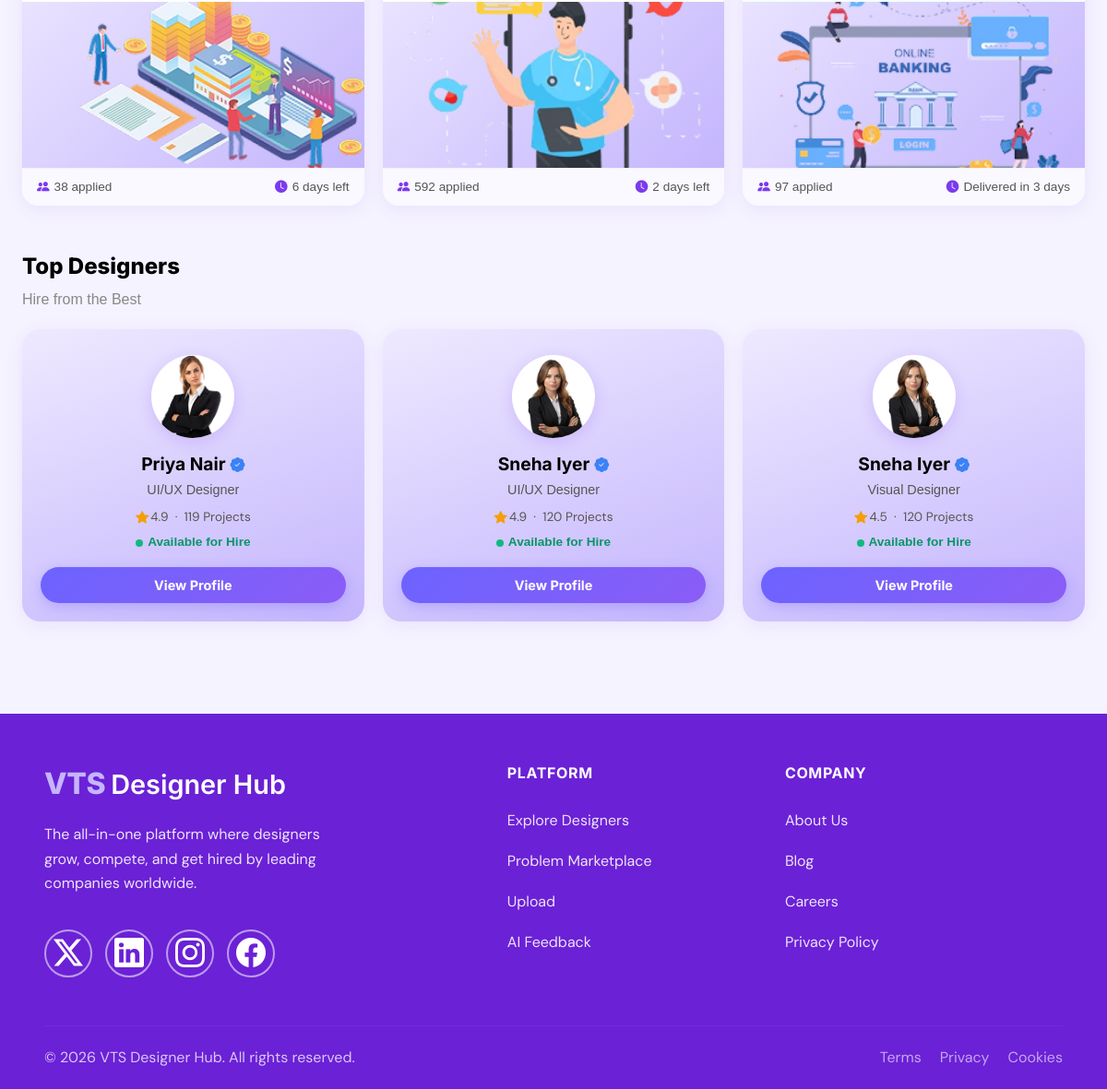
The page /marketplace/ (lower part) on the database as committed earlier.
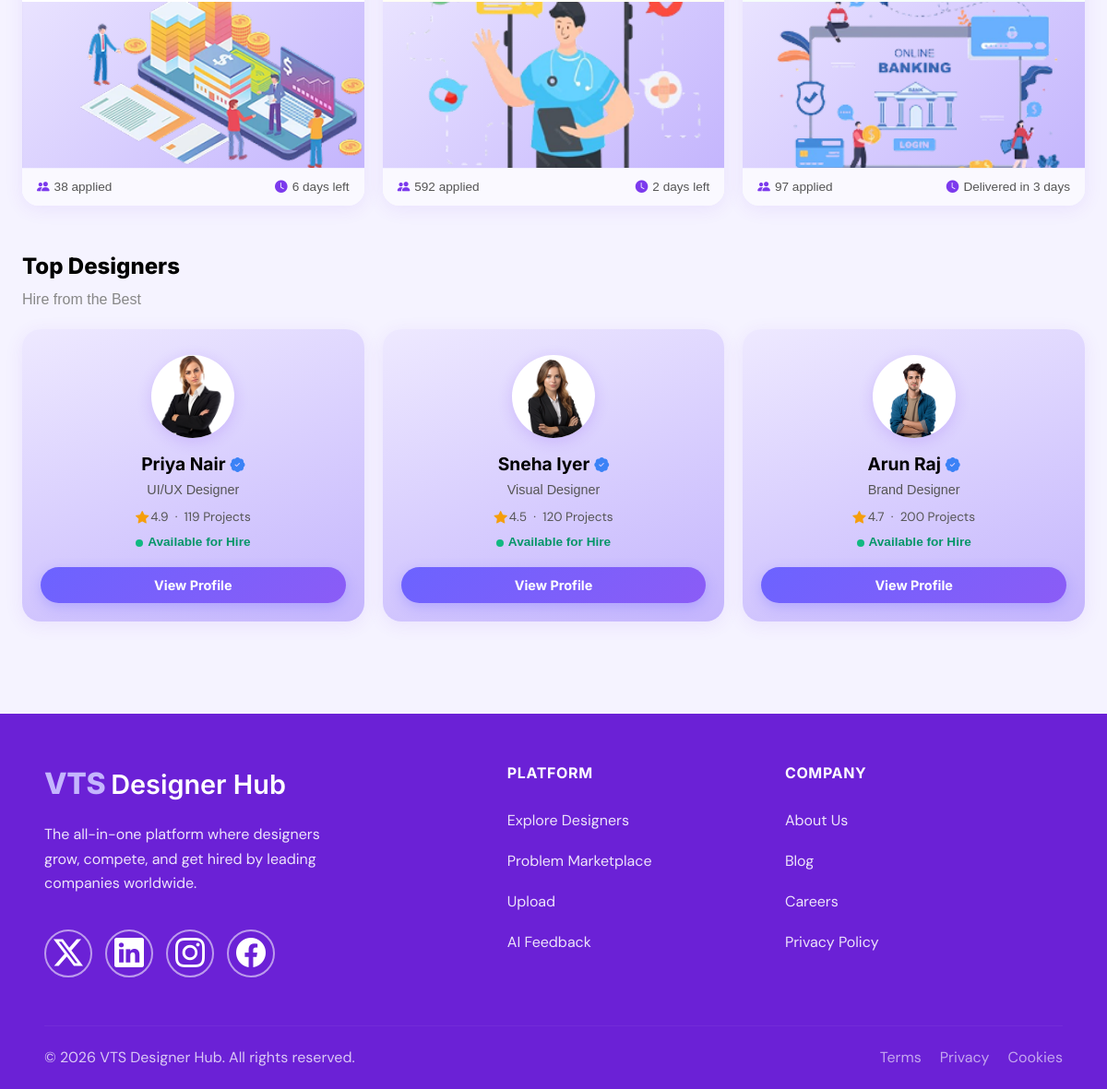
The same page on the database as committed later.
### hubapp/models.py (models this page shows, shortened)
class DesignCase(models.Model):
    STATUS_CHOICES = [
        ('open',     'Open'),
        ('progress', 'In Progress'),
        ('done',     'Completed'),
    ]
    DIFFICULTY_CHOICES = [
        ('easy',   'Easy'),
        ('medium', 'Medium'),
        ('hard',   'Hard'),
    ]
    order             = models.PositiveIntegerField(default=0)
    title             = models.CharField(max_length=200)
    description       = models.TextField()
    image             = models.ImageField(upload_to='cases/', blank=True, null=True)
    designer          = models.ForeignKey(Designer, on_delete=models.CASCADE)
    tags              = models.ManyToManyField(Tag, blank=True)
    is_featured       = models.BooleanField(default=False)
    is_trending       = models.BooleanField(default=False)
    is_challenge      = models.BooleanField(default=False)
    status            = models.CharField(max_length=20, choices=STATUS_CHOICES, default='open')
    difficulty        = models.CharField(max_length=20, choices=DIFFICULTY_CHOICES, default='easy')
    prize             = models.CharField(max_length=20, blank=True)
    problem_statement = models.TextField(blank=True)
    solution_summary  = models.TextField(blank=True)
    engagement_label  = models.CharField(max_length=60, blank=True)
    progress_pct      = models.PositiveIntegerField(default=0)
    company_name = models.CharField(max_length=100, blank=True, default="Netbank")
    company_description = models.TextField(blank=True, default="Netbank is a leading digital banking platform focused on delivering modern, secure, and user-friendly financial services.")
    deadline = models.CharField(max_length=50, blank=True, default="April 30, 2026")
    platform = models.CharField(max_length=100, blank=True, default="Mobile+Web")
    requirements = models.TextField(blank=True, help_text="Enter each requirement on a new line. They will be displayed as bullet points.")
    submission_guidelines = models.TextField(blank=True, help_text="Enter each guideline on a new line. They will be displayed as bullet points.")
    likes             = models.PositiveIntegerField(default=0)
    applicants        = models.PositiveIntegerField(default=0)
    days_left         = models.CharField(max_length=40, blank=True)
    preview_image = models.ImageField(upload_to='cases/previews/', blank=True, null=True,
    help_text="Final Design Preview image (shown in the Overview tab)")
    created_at        = models.DateTimeField(auto_now_add=True)
    class Meta:
        ordering = ['order', '-created_at']

class Designer(models.Model):
    name              = models.CharField(max_length=100)
    bio               = models.TextField(blank=True)
    profile_image     = models.ImageField(upload_to='designers/', blank=True, null=True)
    user = models.OneToOneField(
        User,
        on_delete=models.CASCADE,
        related_name='designer',
        null=True,      # temporarily allow null for existing designers that don't yet have a user
        blank=True
    )
    role              = models.CharField(max_length=100, default='UI/UX Designer')
    rating            = models.DecimalField(max_digits=3, decimal_places=1, default=4.9)
    projects_count = models.PositiveIntegerField(default=0, help_text="Manual project count (overrides automatic count from DesignCase)")
    location          = models.CharField(max_length=100, blank=True, default='San Francisco, CA')
    years_experience  = models.PositiveIntegerField(default=0)
    education         = models.TextField(blank=True, help_text="Degree, university, year")
    experience        = models.TextField(blank=True, help_text="Previous jobs (one per line)")
    achievements      = models.TextField(blank=True, help_text="Awards, certifications")
    skills = models.TextField(blank=True, help_text="Comma-separated list of skills, e.g. 'UI/UX, Figma, Web App'")
    achievements = models.TextField(blank=True, help_text="One achievement per line, e.g. 'Top Designer Award\nCompleted 25 Challenges'")
    availability = models.CharField(max_length=100, blank=True, default="Available for Hire, Quick Response, Open for Freelance/Full Time")
    problems_saved = models.CharField(max_length=20, blank=True, default="48K+")
    worked_companies = models.CharField(max_length=20, blank=True, default="15+")
    success_rate = models.PositiveIntegerField(default=99, help_text="Percentage, e.g. 99")
    featured_case     = models.ForeignKey(
        'DesignCase',
        on_delete=models.SET_NULL,
        null=True, blank=True,
        related_name='featured_for_designer',
        help_text="Select one of your design cases to feature on your profile"
    )
    class Meta:
        ordering = ['-rating']

### hubapp/views.py (the view)
# urls.py: path('marketplace/', views.marketplace, name='marketplace'),
def marketplace(request):
    status_filter     = request.GET.get('status', 'all')
    difficulty_filter = request.GET.get('difficulty', '')
    all_cases = DesignCase.objects.select_related('designer').prefetch_related('tags')
    if difficulty_filter:
        all_cases = all_cases.filter(difficulty=difficulty_filter)
    desired_open_title = 'Redesign Onboarding Flow for a Fintech App'
    open_cases = all_cases.filter(status='open').annotate(
        custom_order=Case(
            When(title=desired_open_title, then=Value(0)),
            default=Value(1),
            output_field=IntegerField()
        )
    ).order_by('custom_order', 'order', '-created_at')[:1]
    progress_cases = all_cases.filter(status='progress').order_by('order', '-created_at')[:1]
    done_cases     = all_cases.filter(status='done').order_by('order', '-created_at')[:1]
    trending_challenges = TrendingChallenge.objects.all().order_by('order')
    marketplace_stats   = MarketplaceStat.objects.all().order_by('order')
    top_designers = Designer.objects.annotate(
        total_projects=F('projects_count')
    ).annotate(
        custom_order=Case(
            When(name__iexact='Priya Nair',   then=Value(0)),
            When(name__iexact='Arjun Raj',    then=Value(1)),
            When(name__iexact='Sneha Iyer',   then=Value(2)),
            default=Value(10),
            output_field=IntegerField()
        )
    ).order_by('custom_order', '-total_projects', '-rating')[:3]
    return render(request, 'hubapp/marketplace.html', {
        'open_cases':          open_cases,
        'progress_cases':      progress_cases,
        'done_cases':          done_cases,
        'status':              status_filter,
        'difficulty':          difficulty_filter,
        'trending_challenges': trending_challenges,
        'marketplace_stats':   marketplace_stats,
        'top_designers':       top_designers,
    })

### hubapp/templates/hubapp/marketplace.html (shortened to what this page needs)
{% extends 'hubapp/base.html' %}
{% load static %}
{% block extra_head %}
<link href="https://fonts.cdnfonts.com/css/sansation" rel="stylesheet">
<link rel="stylesheet" href="https://cdn.jsdelivr.net/npm/bootstrap-icons@1.11.3/font/bootstrap-icons.min.css">
{% endblock %}
{% block content %}
<div class="mp-page">
  <div class="mp-container">
    <div class="problems-grid">
      <div class="prob-col">
        {% with open_cases|first as case %}
        {% if case %}
        <div class="prob-card open">
          <div class="prob-img">
            {% if case.image %}
            <img src="{{ case.image.url }}" alt="{{ case.title }}">
            {% else %}
            <div class="prob-img-placeholder">
              <i class="bi bi-image"></i>
              <span>No image</span>
            </div>
            {% endif %}
          </div>
          <div class="prob-footer">
            <span class="prob-stat"><i class="bi bi-people-fill"></i> {{ case.applicants|default:"0" }} applied</span>
            <span class="prob-stat"><i class="bi bi-clock-fill"></i> {{ case.days_left|default:"—" }}</span>
          </div>
        </div>
        {% else %}
        <div class="empty-state">
          <i class="bi bi-inbox"></i> No open problems yet.
        </div>
        {% endif %}
        {% endwith %}
      </div>
      <div class="prob-col">
        {% with progress_cases|first as case %}
        {% if case %}
        <div class="prob-card progress">
          <div class="prob-img">
            {% if case.image %}
            <img src="{{ case.image.url }}" alt="{{ case.title }}">
            {% else %}
            <div class="prob-img-placeholder">
              <i class="bi bi-hourglass-split"></i>
              <span>No image</span>
            </div>
            {% endif %}
          </div>
          <div class="prob-footer">
            <span class="prob-stat"><i class="bi bi-people-fill"></i> {{ case.applicants|default:"0" }} applied</span>
            <span class="prob-stat"><i class="bi bi-clock-fill"></i> {{ case.days_left|default:"—" }}</span>
          </div>
        </div>
        {% else %}
        <div class="empty-state">
          <i class="bi bi-hourglass-split"></i> No in-progress challenges yet.
        </div>
        {% endif %}
        {% endwith %}
      </div>
      <div class="prob-col">
        {% with done_cases|first as case %}
        {% if case %}
        <div class="prob-card done">
          <div class="prob-img">
            {% if case.image %}
            <img src="{{ case.image.url }}" alt="{{ case.title }}">
            {% else %}
            <div class="prob-img-placeholder">
              <i class="bi bi-check2-circle"></i>
              <span>No image</span>
            </div>
            {% endif %}
          </div>
          <div class="prob-footer">
            <span class="prob-stat"><i class="bi bi-people-fill"></i> {{ case.applicants|default:"0" }} applied</span>
            <span class="prob-stat"><i class="bi bi-clock-fill"></i> {{ case.days_left|default:"Delivered" }}</span>
          </div>
        </div>
        {% else %}
        <div class="empty-state">
          <i class="bi bi-check2-circle"></i> No completed challenges yet.
        </div>
        {% endif %}
        {% endwith %}
      </div>
    </div>
    <div class="sec-label">Top Designers</div>
    <div class="sec-sub">Hire from the Best</div>
    <div class="designers-grid">
      {% for designer in top_designers %}
      <div class="designer-card">
        <div class="designer-avatar-wrap">
          {% if designer.profile_image %}
          <img src="{{ designer.profile_image.url }}" alt="{{ designer.name }}">
          {% else %}
          <div class="designer-avatar-initials">{{ designer.name|first|upper }}</div>
          {% endif %}
        </div>
        <div class="designer-name-row">
          {{ designer.name }}
          <i class="bi bi-patch-check-fill verified"></i>
        </div>
        <div class="designer-role">{{ designer.role|default:"UI/UX Designer" }}</div>
        <div class="designer-stats-row">
          <div class="star-rating">
            <i class="bi bi-star-fill"></i>
            <span>{{ designer.rating }} &nbsp;·&nbsp; {{ designer.total_projects }} Projects</span>
          </div>
        </div>
        <div class="availability">
          <div class="avail-dot"></div> Available for Hire
        </div>
        <a href="{% url 'designer_profile' designer.id %}" class="btn-view-profile">View Profile</a>
      </div>
      {% empty %}
      <div class="empty-state" style="grid-column:1/-1;">
        <i class="bi bi-people"></i> No designers yet – add them in Admin.
      </div>
      {% endfor %}
    </div>
  </div>
</div>
{% endblock %}

### hubapp/templates/hubapp/base.html (shortened to what this page needs)
{% load static %}
<!DOCTYPE html>
<html lang="en">
<head>
    <link href="https://cdn.jsdelivr.net/npm/bootstrap@5.3.0/dist/css/bootstrap.min.css" rel="stylesheet">
    <link rel="stylesheet" href="https://cdn.jsdelivr.net/npm/bootstrap-icons@1.11.3/font/bootstrap-icons.min.css">
    <link rel="stylesheet" href="{% static 'hubapp/css/style.css' %}">
    {% block extra_head %}{% endblock %}
</head>
<body>
    <main class="main-content">
        {% block content %}
        {% endblock %}
    </main>
    <footer class="vts-footer" role="contentinfo">
        <div class="footer-grid">
            <div>
                <a class="footer-brand-logo" href="{% url 'home' %}" aria-label="VTS Designer Hub home">
                    <span class="footer-logo-vts">VTS</span>
                    <span class="footer-logo-text">Designer Hub</span>
                </a>
                <p class="footer-tagline">
                    The all-in-one platform where designers grow, compete, and get hired by leading companies worldwide.
                </p>
                <div class="social-icons">
                    <a href="#" class="social-icon" aria-label="Twitter / X"><i class="bi bi-twitter-x"></i></a>
                    <a href="#" class="social-icon" aria-label="LinkedIn"><i class="bi bi-linkedin"></i></a>
                    <a href="#" class="social-icon" aria-label="Instagram"><i class="bi bi-instagram"></i></a>
                    <a href="#" class="social-icon" aria-label="Facebook"><i class="bi bi-facebook"></i></a>
                </div>
            </div>
            <div>
                <p class="footer-col-title">Platform</p>
                <ul class="footer-link-list">
                    <li><a href="{% url 'explore' %}">Explore Designers</a></li>
                    <li><a href="{% url 'marketplace' %}">Problem Marketplace</a></li>
                    <li><a href="{% url 'upload' %}">Upload</a></li>
                    <li><a href="#">AI Feedback</a></li>
                </ul>
            </div>
            <div>
                <p class="footer-col-title">Company</p>
                <ul class="footer-link-list">
                    <li><a href="#">About Us</a></li>
                    <li><a href="#">Blog</a></li>
                    <li><a href="#">Careers</a></li>
                    <li><a href="#">Privacy Policy</a></li>
                </ul>
            </div>
        </div>
        <hr class="footer-divider">
        <div class="footer-bottom">
            <p class="footer-copyright">© 2026 VTS Designer Hub. All rights reserved.</p>
            <div class="footer-bottom-links">
                <a href="#">Terms</a>
                <a href="#">Privacy</a>
                <a href="#">Cookies</a>
            </div>
        </div>
    </footer>
</body>
</html>

Rows that differ between the two databases and show on the page:
removed Designer: profile_image (picture), name "Sneha Iyer", role "UI/UX Designer", rating "4.9", total_projects "120"
now on this page (row unchanged): Designer: profile_image (picture), name "Arun Raj", role "Brand Designer", rating "4.7", total_projects "200"
